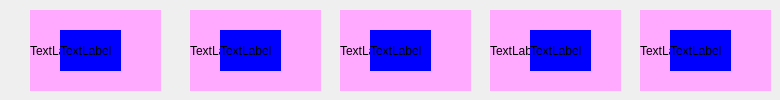
        <widget class="QWidget" name="page_15">
         <widget class="QLabel" name="label_115">
          <property name="geometry">
           <rect>
            <x>30</x>
            <y>10</y>
            <width>131</width>
            <height>81</height>
           </rect>
          </property>
          <property name="styleSheet">
           <string notr="true">background-color: rgb(255, 170, 255);</string>
          </property>
          <property name="text">
           <string>TextLabel</string>
          </property>
         </widget>
         <widget class="QLabel" name="label_116">
          <property name="geometry">
           <rect>
            <x>60</x>
            <y>30</y>
            <width>61</width>
            <height>41</height>
           </rect>
          </property>
          <property name="styleSheet">
           <string notr="true">background-color: rgb(0, 0, 255);</string>
          </property>
          <property name="text">
           <string>TextLabel</string>
          </property>
         </widget>
         <widget class="QLabel" name="label_117">
          <property name="geometry">
           <rect>
            <x>190</x>
            <y>10</y>
            <width>131</width>
            <height>81</height>
           </rect>
          </property>
          <property name="styleSheet">
           <string notr="true">background-color: rgb(255, 170, 255);</string>
          </property>
          <property name="text">
           <string>TextLabel</string>
          </property>
         </widget>
         <widget class="QLabel" name="label_118">
          <property name="geometry">
           <rect>
            <x>220</x>
            <y>30</y>
            <width>61</width>
            <height>41</height>
           </rect>
          </property>
          <property name="styleSheet">
           <string notr="true">background-color: rgb(0, 0, 255);</string>
          </property>
          <property name="text">
           <string>TextLabel</string>
          </property>
         </widget>
         <widget class="QLabel" name="label_119">
          <property name="geometry">
           <rect>
            <x>340</x>
            <y>10</y>
            <width>131</width>
            <height>81</height>
           </rect>
          </property>
          <property name="styleSheet">
           <string notr="true">background-color: rgb(255, 170, 255);</string>
          </property>
          <property name="text">
           <string>TextLabel</string>
          </property>
         </widget>
         <widget class="QLabel" name="label_120">
          <property name="geometry">
           <rect>
            <x>370</x>
            <y>30</y>
            <width>61</width>
            <height>41</height>
           </rect>
          </property>
          <property name="styleSheet">
           <string notr="true">background-color: rgb(0, 0, 255);</string>
          </property>
          <property name="text">
           <string>TextLabel</string>
          </property>
         </widget>
         <widget class="QLabel" name="label_121">
          <property name="geometry">
           <rect>
            <x>490</x>
            <y>10</y>
            <width>131</width>
            <height>81</height>
           </rect>
          </property>
          <property name="styleSheet">
           <string notr="true">background-color: rgb(255, 170, 255);</string>
          </property>
          <property name="text">
           <string>TextLabel</string>
          </property>
         </widget>
         <widget class="QLabel" name="label_122">
          <property name="geometry">
           <rect>
            <x>530</x>
            <y>30</y>
            <width>61</width>
            <height>41</height>
           </rect>
          </property>
          <property name="styleSheet">
           <string notr="true">background-color: rgb(0, 0, 255);</string>
          </property>
          <property name="text">
           <string>TextLabel</string>
          </property>
         </widget>
         <widget class="QLabel" name="label_123">
          <property name="geometry">
           <rect>
            <x>640</x>
            <y>10</y>
            <width>131</width>
            <height>81</height>
           </rect>
          </property>
          <property name="styleSheet">
           <string notr="true">background-color: rgb(255, 170, 255);</string>
          </property>
          <property name="text">
           <string>TextLabel</string>
          </property>
         </widget>
         <widget class="QLabel" name="label_124">
          <property name="geometry">
           <rect>
            <x>670</x>
            <y>30</y>
            <width>61</width>
            <height>41</height>
           </rect>
          </property>
          <property name="styleSheet">
           <string notr="true">background-color: rgb(0, 0, 255);</string>
          </property>
          <property name="text">
           <string>TextLabel</string>
          </property>
         </widget>
        </widget>
